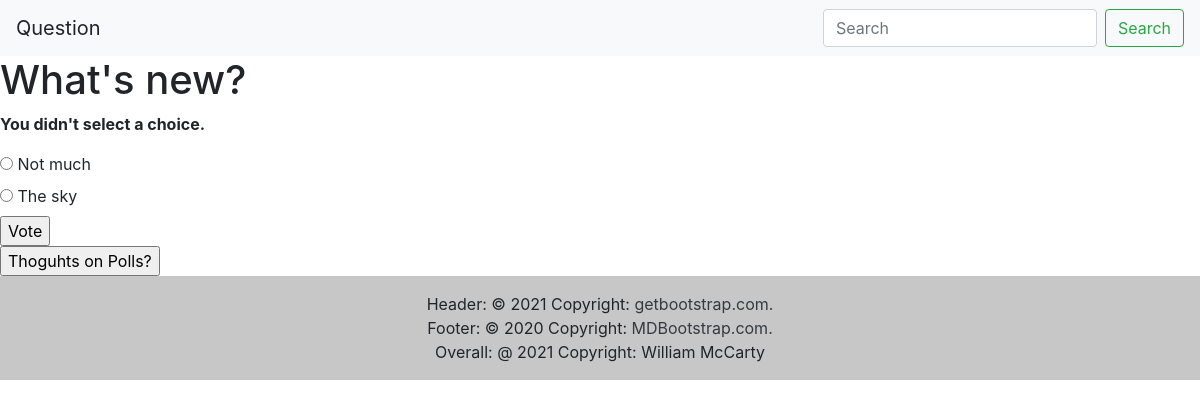
The page /polls/1/vote/ on the database its author committed.
### polls/models.py (models this page shows, shortened)
class Question(models.Model):
    question_text = models.CharField(max_length=200)
    pub_date = models.DateTimeField('date published')
    def was_published_recently(self):
        now = timezone.now()
        return now - datetime.timedelta(days=1) <= self.pub_date <= now
    was_published_recently.admin_order_field = 'pub_date'
    was_published_recently.boolean = True
    was_published_recently.short_description = 'Published recently?'

class Choice(models.Model):
    question = models.ForeignKey(Question, on_delete=models.CASCADE)
    choice_text = models.CharField(max_length=200)
    votes = models.IntegerField(default=0)

### polls/views.py (the view)
# urls.py: path('<int:question_id>/vote/', views.vote, name='vote'),
def vote(request, question_id):
    question = get_object_or_404(Question, pk=question_id)
    try:
        selected_choice = question.choice_set.get(pk=request.POST['choice'])
    except (KeyError, Choice.DoesNotExist):
        return render(request, 'polls/detail.html', {
            'question': question,
            'error_message': "You didn't select a choice.",
        })
    else:
        selected_choice.votes += 1
        selected_choice.save()
        return HttpResponseRedirect(reverse('polls:results', args=(question.id,)))

### polls/templates/polls/detail.html (shortened to what this page needs)
<!doctype html>
<html lang="en">
      <head>
            <link rel="stylesheet" href="https://stackpath.bootstrapcdn.com/bootstrap/4.1.3/css/bootstrap.min.css">
      </head>
      <header>
            <nav class="navbar navbar-light bg-light">
                <a class="navbar-brand">Question</a>
                <form class="form-inline">
                  <input class="form-control mr-sm-2" type="search" placeholder="Search" aria-label="Search">
                  <button class="btn btn-outline-success my-2 my-sm-0" type="submit">Search</button>
                </form>
            </nav>
      </header>
      <body>
        <h1>{{ question.question_text }}</h1>
        {% if error_message %}<p><strong>{{ error_message }}</strong></p>{% endif %}
        <form action="{% url 'polls:vote' question.id %}" method="post">
          {% for choice in question.choice_set.all %}
            <input type="radio" name="choice" id="choice{{ forloop.counter }}" value="{{ choice.id }}">
            <label for="choice{{ forloop.counter }}">{{ choice.choice_text }}</label><br>
          {% endfor %}
          <input type="submit" value="Vote">
        </form>
        <form action="{% url 'polls:thoughts'%}">
          <input type="submit" value="Thoguhts on Polls?">
        </form>
      </body>
      <footer class="bg-light text-center text-lg-start">
        <div class="text-center p-3" style="background-color: rgba(0, 0, 0, 0.2)">
          Header:
          © 2021 Copyright:
          <a class="text-dark" href="https://getbootstrap.com/"> getbootstrap.com.<br /></a>
          Footer:
          © 2020 Copyright:
          <a class="text-dark" href="https://mdbootstrap.com/"> MDBootstrap.com.<br /></a>
          Overall:
          @ 2021 Copyright: William McCarty
        </div>
      </footer>
</html>

### rows shown on the page
Question: question_text "What's new?"
Choice: choice_text "Not much"
Choice: choice_text "The sky"

### other values the page prints
{{ error_message }} "You didn't select a choice."
